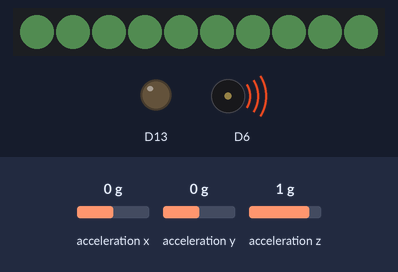
The sketch below on a simulated Adafruit Circuit Playground Express. Shown: 10 RGB LEDs in strip order, left to right, output pins drawn as LEDs (lit = HIGH), buzzer (waves = sounding). The test bench sets the inputs (shaded band); at power-on: acceleration z 1 g, acceleration x 0 g, acceleration y 0 g. Dim RGB values are drawn brighter than linear.

Above: at 1.2 s.
1.3 s: acceleration z set to 0.7 g
At 2.3 s:
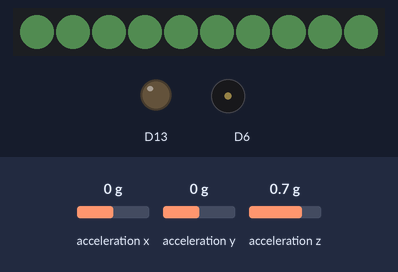
2.9 s: acceleration x set to -0.3 g
4.4 s: acceleration x set to -0.6 g
At 4.56 s:
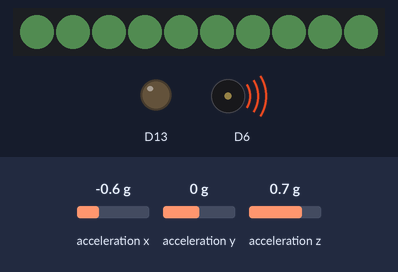
Timing chart, 0 to 12.8 s (numbered marks = the images above; inputs shaded):
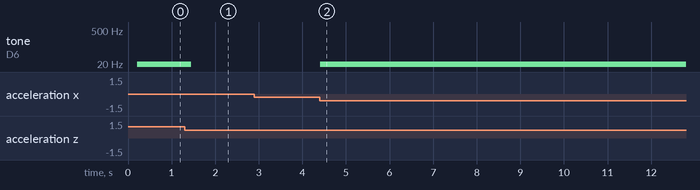

Measured:
- the behaviour switches between 0.9 and 0.8 g on acceleration z (found by bisection; images 0 and 1)
- the behaviour switches between -0.4 and -0.5 g on acceleration x (found by bisection; images 1 and 2)
- after the input at 2.9 s, every drawn part: stays the same
- after the input at 4.4 s, tone on D6: plays 5 Hz for 0.31 s, 6 Hz for 0.42 s, 7 Hz for 0.42 s, 8 Hz for 0.42 s, 9 Hz for 0.52 s, 10 Hz for 0.52 s … (13 notes in this stretch), starting at once

The sketch:

Overall_motionwith_sound.ino
```cpp
#include <Adafruit_CircuitPlayground.h>
#include "math.h"

float a = CircuitPlayground.motionX();
float b = CircuitPlayground.motionY();
float c = CircuitPlayground.motionZ();
float h;
float frequency = 0;

void setup() {
  //Serial.begin(9600);
  //Serial.println("Circuit Playground test!");

  CircuitPlayground.begin();

}


void loop() {
  h = sqrt( a * a + b * b + c * c);
  a = CircuitPlayground.motionX();
  b = CircuitPlayground.motionY();
  c = CircuitPlayground.motionZ();


  for (int pixel = 0; pixel < 10; pixel++) {

    CircuitPlayground.setPixelColor(pixel, 89, 158, 92);
  }
  //Serial.println(h);
  // delay(10);

  if (h > 8)  {
    //int frequency = analogRead(9);
    h = map(h, 9, 30, 20, 500);
    frequency = frequency * 0.98 + (0.02 * h);


    CircuitPlayground.playTone(frequency, 100);

  }
}
```
